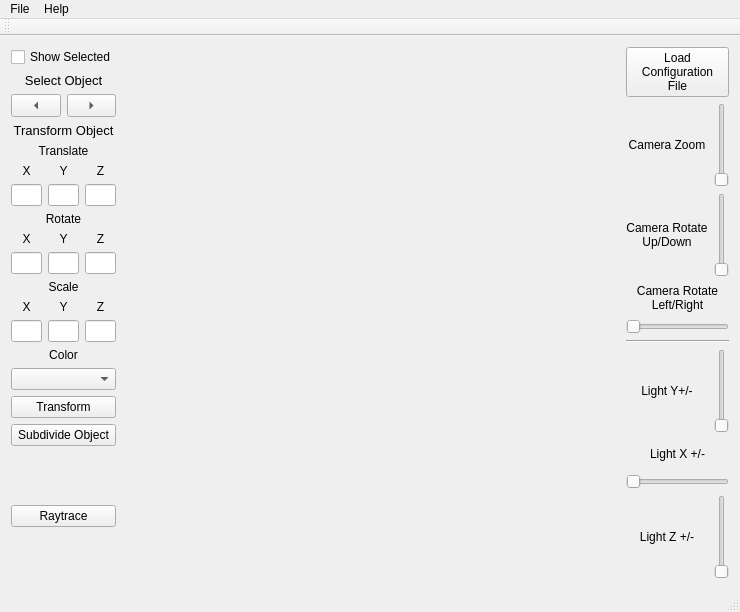
<?xml version="1.0" encoding="UTF-8"?>
<ui version="4.0">
 <class>GraphicsProjectClass</class>
 <widget class="QMainWindow" name="GraphicsProjectClass">
  <property name="geometry">
   <rect>
    <x>0</x>
    <y>0</y>
    <width>740</width>
    <height>612</height>
   </rect>
  </property>
  <property name="windowTitle">
   <string>GraphicsProject</string>
  </property>
  <widget class="QWidget" name="centralWidget">
   <property name="sizePolicy">
    <sizepolicy hsizetype="Preferred" vsizetype="Preferred">
     <horstretch>0</horstretch>
     <verstretch>0</verstretch>
    </sizepolicy>
   </property>
   <property name="layoutDirection">
    <enum>Qt::LeftToRight</enum>
   </property>
   <layout class="QHBoxLayout" name="horizontalLayout" stretch="0,0,0">
    <item>
     <layout class="QVBoxLayout" name="verticalLayout_5">
      <property name="spacing">
       <number>6</number>
      </property>
      <property name="sizeConstraint">
       <enum>QLayout::SetDefaultConstraint</enum>
      </property>
      <property name="leftMargin">
       <number>0</number>
      </property>
      <item>
       <widget class="QCheckBox" name="checkBox">
        <property name="sizePolicy">
         <sizepolicy hsizetype="Minimum" vsizetype="Fixed">
          <horstretch>0</horstretch>
          <verstretch>0</verstretch>
         </sizepolicy>
        </property>
        <property name="text">
         <string>Show Selected</string>
        </property>
       </widget>
      </item>
      <item>
       <widget class="QLabel" name="selectLabel">
        <property name="sizePolicy">
         <sizepolicy hsizetype="Minimum" vsizetype="Minimum">
          <horstretch>0</horstretch>
          <verstretch>0</verstretch>
         </sizepolicy>
        </property>
        <property name="font">
         <font>
          <pointsize>10</pointsize>
         </font>
        </property>
        <property name="text">
         <string>Select Object</string>
        </property>
        <property name="alignment">
         <set>Qt::AlignCenter</set>
        </property>
       </widget>
      </item>
      <item>
       <layout class="QHBoxLayout" name="horizontalLayout_4">
        <property name="sizeConstraint">
         <enum>QLayout::SetDefaultConstraint</enum>
        </property>
        <item>
         <widget class="QToolButton" name="prevButton">
          <property name="sizePolicy">
           <sizepolicy hsizetype="Minimum" vsizetype="Fixed">
            <horstretch>0</horstretch>
            <verstretch>0</verstretch>
           </sizepolicy>
          </property>
          <property name="text">
           <string>...</string>
          </property>
          <property name="arrowType">
           <enum>Qt::LeftArrow</enum>
          </property>
         </widget>
        </item>
        <item>
         <widget class="QToolButton" name="nextButton">
          <property name="sizePolicy">
           <sizepolicy hsizetype="Minimum" vsizetype="Fixed">
            <horstretch>0</horstretch>
            <verstretch>0</verstretch>
           </sizepolicy>
          </property>
          <property name="text">
           <string>...</string>
          </property>
          <property name="arrowType">
           <enum>Qt::RightArrow</enum>
          </property>
         </widget>
        </item>
       </layout>
      </item>
      <item>
       <layout class="QVBoxLayout" name="verticalLayout_6">
        <item>
         <widget class="QLabel" name="transformLabel">
          <property name="sizePolicy">
           <sizepolicy hsizetype="Minimum" vsizetype="Preferred">
            <horstretch>0</horstretch>
            <verstretch>0</verstretch>
           </sizepolicy>
          </property>
          <property name="font">
           <font>
            <pointsize>10</pointsize>
           </font>
          </property>
          <property name="text">
           <string>Transform Object</string>
          </property>
          <property name="alignment">
           <set>Qt::AlignCenter</set>
          </property>
         </widget>
        </item>
        <item>
         <widget class="QLabel" name="translateLabel">
          <property name="sizePolicy">
           <sizepolicy hsizetype="Minimum" vsizetype="Preferred">
            <horstretch>0</horstretch>
            <verstretch>0</verstretch>
           </sizepolicy>
          </property>
          <property name="text">
           <string>Translate</string>
          </property>
          <property name="alignment">
           <set>Qt::AlignCenter</set>
          </property>
         </widget>
        </item>
        <item>
         <layout class="QHBoxLayout" name="horizontalLayout_5">
          <item>
           <layout class="QVBoxLayout" name="verticalLayout_7">
            <property name="rightMargin">
             <number>0</number>
            </property>
            <item>
             <widget class="QLabel" name="label">
              <property name="sizePolicy">
               <sizepolicy hsizetype="Minimum" vsizetype="Preferred">
                <horstretch>0</horstretch>
                <verstretch>0</verstretch>
               </sizepolicy>
              </property>
              <property name="text">
               <string>X</string>
              </property>
              <property name="alignment">
               <set>Qt::AlignCenter</set>
              </property>
             </widget>
            </item>
            <item>
             <widget class="QLineEdit" name="transXEdit">
              <property name="sizePolicy">
               <sizepolicy hsizetype="Ignored" vsizetype="Fixed">
                <horstretch>0</horstretch>
                <verstretch>0</verstretch>
               </sizepolicy>
              </property>
              <property name="minimumSize">
               <size>
                <width>0</width>
                <height>0</height>
               </size>
              </property>
              <property name="alignment">
               <set>Qt::AlignCenter</set>
              </property>
             </widget>
            </item>
           </layout>
          </item>
          <item>
           <layout class="QVBoxLayout" name="verticalLayout_8">
            <property name="rightMargin">
             <number>0</number>
            </property>
            <item>
             <widget class="QLabel" name="label_2">
              <property name="sizePolicy">
               <sizepolicy hsizetype="Minimum" vsizetype="Preferred">
                <horstretch>0</horstretch>
                <verstretch>0</verstretch>
               </sizepolicy>
              </property>
              <property name="text">
               <string>Y</string>
              </property>
              <property name="alignment">
               <set>Qt::AlignCenter</set>
              </property>
             </widget>
            </item>
            <item>
             <widget class="QLineEdit" name="transYEdit">
              <property name="sizePolicy">
               <sizepolicy hsizetype="Ignored" vsizetype="Fixed">
                <horstretch>0</horstretch>
                <verstretch>0</verstretch>
               </sizepolicy>
              </property>
              <property name="alignment">
               <set>Qt::AlignCenter</set>
              </property>
             </widget>
            </item>
           </layout>
          </item>
          <item>
           <layout class="QVBoxLayout" name="verticalLayout_9">
            <property name="rightMargin">
             <number>0</number>
            </property>
            <item>
             <widget class="QLabel" name="label_3">
              <property name="sizePolicy">
               <sizepolicy hsizetype="Minimum" vsizetype="Preferred">
                <horstretch>0</horstretch>
                <verstretch>0</verstretch>
               </sizepolicy>
              </property>
              <property name="text">
               <string>Z</string>
              </property>
              <property name="alignment">
               <set>Qt::AlignCenter</set>
              </property>
             </widget>
            </item>
            <item>
             <widget class="QLineEdit" name="transZEdit">
              <property name="sizePolicy">
               <sizepolicy hsizetype="Ignored" vsizetype="Fixed">
                <horstretch>0</horstretch>
                <verstretch>0</verstretch>
               </sizepolicy>
              </property>
              <property name="alignment">
               <set>Qt::AlignCenter</set>
              </property>
             </widget>
            </item>
           </layout>
          </item>
         </layout>
        </item>
        <item>
         <widget class="QLabel" name="rotateLabel">
          <property name="sizePolicy">
           <sizepolicy hsizetype="Minimum" vsizetype="Preferred">
            <horstretch>0</horstretch>
            <verstretch>0</verstretch>
           </sizepolicy>
          </property>
          <property name="text">
           <string>Rotate</string>
          </property>
          <property name="alignment">
           <set>Qt::AlignCenter</set>
          </property>
         </widget>
        </item>
        <item>
         <layout class="QHBoxLayout" name="horizontalLayout_7">
          <property name="bottomMargin">
           <number>0</number>
          </property>
          <item>
           <layout class="QVBoxLayout" name="verticalLayout_10">
            <property name="rightMargin">
             <number>0</number>
            </property>
            <item>
             <widget class="QLabel" name="label_4">
              <property name="sizePolicy">
               <sizepolicy hsizetype="Minimum" vsizetype="Preferred">
                <horstretch>0</horstretch>
                <verstretch>0</verstretch>
               </sizepolicy>
              </property>
              <property name="text">
               <string>X</string>
              </property>
              <property name="alignment">
               <set>Qt::AlignCenter</set>
              </property>
             </widget>
            </item>
            <item>
             <widget class="QLineEdit" name="rotXEdit">
              <property name="sizePolicy">
               <sizepolicy hsizetype="Ignored" vsizetype="Fixed">
                <horstretch>0</horstretch>
                <verstretch>0</verstretch>
               </sizepolicy>
              </property>
              <property name="alignment">
               <set>Qt::AlignCenter</set>
              </property>
             </widget>
            </item>
           </layout>
          </item>
          <item>
           <layout class="QVBoxLayout" name="verticalLayout_12">
            <property name="rightMargin">
             <number>0</number>
            </property>
            <item>
             <widget class="QLabel" name="label_5">
              <property name="sizePolicy">
               <sizepolicy hsizetype="Minimum" vsizetype="Preferred">
                <horstretch>0</horstretch>
                <verstretch>0</verstretch>
               </sizepolicy>
              </property>
              <property name="text">
               <string>Y</string>
              </property>
              <property name="alignment">
               <set>Qt::AlignCenter</set>
              </property>
             </widget>
            </item>
            <item>
             <widget class="QLineEdit" name="rotYEdit">
              <property name="sizePolicy">
               <sizepolicy hsizetype="Ignored" vsizetype="Fixed">
                <horstretch>0</horstretch>
                <verstretch>0</verstretch>
               </sizepolicy>
              </property>
              <property name="alignment">
               <set>Qt::AlignCenter</set>
              </property>
             </widget>
            </item>
           </layout>
          </item>
          <item>
           <layout class="QVBoxLayout" name="verticalLayout_13">
            <item>
             <widget class="QLabel" name="label_6">
              <property name="sizePolicy">
               <sizepolicy hsizetype="Minimum" vsizetype="Preferred">
                <horstretch>0</horstretch>
                <verstretch>0</verstretch>
               </sizepolicy>
              </property>
              <property name="text">
               <string>Z</string>
              </property>
              <property name="alignment">
               <set>Qt::AlignCenter</set>
              </property>
             </widget>
            </item>
            <item>
             <widget class="QLineEdit" name="rotZEdit">
              <property name="sizePolicy">
               <sizepolicy hsizetype="Ignored" vsizetype="Fixed">
                <horstretch>0</horstretch>
                <verstretch>0</verstretch>
               </sizepolicy>
              </property>
              <property name="alignment">
               <set>Qt::AlignCenter</set>
              </property>
             </widget>
            </item>
           </layout>
          </item>
         </layout>
        </item>
        <item>
         <widget class="QLabel" name="scaleLabel">
          <property name="sizePolicy">
           <sizepolicy hsizetype="Minimum" vsizetype="Preferred">
            <horstretch>0</horstretch>
            <verstretch>0</verstretch>
           </sizepolicy>
          </property>
          <property name="text">
           <string>Scale</string>
          </property>
          <property name="alignment">
           <set>Qt::AlignCenter</set>
          </property>
         </widget>
        </item>
        <item>
         <layout class="QHBoxLayout" name="horizontalLayout_8">
          <property name="bottomMargin">
           <number>0</number>
          </property>
          <item>
           <layout class="QVBoxLayout" name="verticalLayout_11">
            <property name="rightMargin">
             <number>0</number>
            </property>
            <item>
             <widget class="QLabel" name="label_7">
              <property name="sizePolicy">
               <sizepolicy hsizetype="Minimum" vsizetype="Preferred">
                <horstretch>0</horstretch>
                <verstretch>0</verstretch>
               </sizepolicy>
              </property>
              <property name="text">
               <string>X</string>
              </property>
              <property name="alignment">
               <set>Qt::AlignCenter</set>
              </property>
             </widget>
            </item>
            <item>
             <widget class="QLineEdit" name="scaleXEdit">
              <property name="sizePolicy">
               <sizepolicy hsizetype="Ignored" vsizetype="Fixed">
                <horstretch>0</horstretch>
                <verstretch>0</verstretch>
               </sizepolicy>
              </property>
              <property name="alignment">
               <set>Qt::AlignCenter</set>
              </property>
             </widget>
            </item>
           </layout>
          </item>
          <item>
           <layout class="QVBoxLayout" name="verticalLayout_14">
            <item>
             <widget class="QLabel" name="label_8">
              <property name="sizePolicy">
               <sizepolicy hsizetype="Minimum" vsizetype="Preferred">
                <horstretch>0</horstretch>
                <verstretch>0</verstretch>
               </sizepolicy>
              </property>
              <property name="text">
               <string>Y</string>
              </property>
              <property name="alignment">
               <set>Qt::AlignCenter</set>
              </property>
             </widget>
            </item>
            <item>
             <widget class="QLineEdit" name="scaleYEdit">
              <property name="sizePolicy">
               <sizepolicy hsizetype="Ignored" vsizetype="Fixed">
                <horstretch>0</horstretch>
                <verstretch>0</verstretch>
               </sizepolicy>
              </property>
              <property name="alignment">
               <set>Qt::AlignCenter</set>
              </property>
             </widget>
            </item>
           </layout>
          </item>
          <item>
           <layout class="QVBoxLayout" name="verticalLayout_15">
            <item>
             <widget class="QLabel" name="label_9">
              <property name="sizePolicy">
               <sizepolicy hsizetype="Minimum" vsizetype="Preferred">
                <horstretch>0</horstretch>
                <verstretch>0</verstretch>
               </sizepolicy>
              </property>
              <property name="text">
               <string>Z</string>
              </property>
              <property name="alignment">
               <set>Qt::AlignCenter</set>
              </property>
             </widget>
            </item>
            <item>
             <widget class="QLineEdit" name="scaleZEdit">
              <property name="sizePolicy">
               <sizepolicy hsizetype="Ignored" vsizetype="Fixed">
                <horstretch>0</horstretch>
                <verstretch>0</verstretch>
               </sizepolicy>
              </property>
              <property name="alignment">
               <set>Qt::AlignCenter</set>
              </property>
             </widget>
            </item>
           </layout>
          </item>
         </layout>
        </item>
        <item>
         <widget class="QLabel" name="colorLabel">
          <property name="text">
           <string>Color</string>
          </property>
          <property name="alignment">
           <set>Qt::AlignCenter</set>
          </property>
         </widget>
        </item>
        <item>
         <widget class="QComboBox" name="colorPicker">
          <property name="maxVisibleItems">
           <number>20</number>
          </property>
         </widget>
        </item>
        <item>
         <widget class="QPushButton" name="transformButton">
          <property name="text">
           <string>Transform</string>
          </property>
         </widget>
        </item>
       </layout>
      </item>
      <item>
       <widget class="QPushButton" name="subdivideButton">
        <property name="text">
         <string>Subdivide Object</string>
        </property>
       </widget>
      </item>
      <item>
       <spacer name="verticalSpacer">
        <property name="orientation">
         <enum>Qt::Vertical</enum>
        </property>
        <property name="sizeHint" stdset="0">
         <size>
          <width>20</width>
          <height>40</height>
         </size>
        </property>
       </spacer>
      </item>
      <item>
       <widget class="QPushButton" name="raytraceButton">
        <property name="text">
         <string>Raytrace</string>
        </property>
       </widget>
      </item>
      <item>
       <spacer name="verticalSpacer_2">
        <property name="orientation">
         <enum>Qt::Vertical</enum>
        </property>
        <property name="sizeHint" stdset="0">
         <size>
          <width>20</width>
          <height>40</height>
         </size>
        </property>
       </spacer>
      </item>
     </layout>
    </item>
    <item>
     <layout class="QVBoxLayout" name="verticalLayout" stretch="0">
      <property name="spacing">
       <number>6</number>
      </property>
      <item>
       <widget class="MyGLWidget" name="widget" native="true">
        <property name="sizePolicy">
         <sizepolicy hsizetype="Expanding" vsizetype="Preferred">
          <horstretch>0</horstretch>
          <verstretch>0</verstretch>
         </sizepolicy>
        </property>
        <property name="minimumSize">
         <size>
          <width>0</width>
          <height>0</height>
         </size>
        </property>
        <property name="layoutDirection">
         <enum>Qt::RightToLeft</enum>
        </property>
       </widget>
      </item>
     </layout>
    </item>
    <item>
     <layout class="QVBoxLayout" name="verticalLayout_2" stretch="0,0,0,0,0,0,0,0">
      <property name="spacing">
       <number>6</number>
      </property>
      <item>
       <widget class="QPushButton" name="loadConfigFileButton">
        <property name="sizePolicy">
         <sizepolicy hsizetype="Preferred" vsizetype="Fixed">
          <horstretch>0</horstretch>
          <verstretch>0</verstretch>
         </sizepolicy>
        </property>
        <property name="text">
         <string>Load
Configuration
File</string>
        </property>
       </widget>
      </item>
      <item>
       <layout class="QHBoxLayout" name="horizontalLayout_2">
        <item>
         <widget class="QLabel" name="cameraZoomLabel">
          <property name="frameShape">
           <enum>QFrame::NoFrame</enum>
          </property>
          <property name="text">
           <string>Camera Zoom</string>
          </property>
          <property name="alignment">
           <set>Qt::AlignCenter</set>
          </property>
         </widget>
        </item>
        <item>
         <widget class="CameraSlider" name="zoomSlider">
          <property name="sizePolicy">
           <sizepolicy hsizetype="Fixed" vsizetype="Minimum">
            <horstretch>0</horstretch>
            <verstretch>0</verstretch>
           </sizepolicy>
          </property>
          <property name="orientation">
           <enum>Qt::Vertical</enum>
          </property>
         </widget>
        </item>
       </layout>
      </item>
      <item>
       <layout class="QHBoxLayout" name="horizontalLayout_3">
        <item>
         <widget class="QLabel" name="cameraRotateUDLabel">
          <property name="text">
           <string>Camera Rotate
Up/Down</string>
          </property>
          <property name="alignment">
           <set>Qt::AlignCenter</set>
          </property>
         </widget>
        </item>
        <item>
         <widget class="CameraSlider" name="rotateUDSlider">
          <property name="sizePolicy">
           <sizepolicy hsizetype="Fixed" vsizetype="Minimum">
            <horstretch>0</horstretch>
            <verstretch>0</verstretch>
           </sizepolicy>
          </property>
          <property name="orientation">
           <enum>Qt::Vertical</enum>
          </property>
         </widget>
        </item>
       </layout>
      </item>
      <item>
       <layout class="QVBoxLayout" name="verticalLayout_3">
        <item>
         <widget class="QLabel" name="cameraRotateLRLabel">
          <property name="sizePolicy">
           <sizepolicy hsizetype="Preferred" vsizetype="Preferred">
            <horstretch>0</horstretch>
            <verstretch>0</verstretch>
           </sizepolicy>
          </property>
          <property name="text">
           <string>Camera Rotate
Left/Right</string>
          </property>
          <property name="alignment">
           <set>Qt::AlignCenter</set>
          </property>
         </widget>
        </item>
        <item>
         <widget class="CameraSlider" name="rotateLRSlider">
          <property name="sizePolicy">
           <sizepolicy hsizetype="Minimum" vsizetype="Fixed">
            <horstretch>0</horstretch>
            <verstretch>0</verstretch>
           </sizepolicy>
          </property>
          <property name="orientation">
           <enum>Qt::Horizontal</enum>
          </property>
         </widget>
        </item>
       </layout>
      </item>
      <item>
       <widget class="Line" name="line">
        <property name="orientation">
         <enum>Qt::Horizontal</enum>
        </property>
       </widget>
      </item>
      <item>
       <layout class="QHBoxLayout" name="horizontalLayout_6">
        <item>
         <widget class="QLabel" name="lightYLabel">
          <property name="text">
           <string>Light Y+/-</string>
          </property>
          <property name="alignment">
           <set>Qt::AlignCenter</set>
          </property>
         </widget>
        </item>
        <item>
         <widget class="CameraSlider" name="lightYSlider">
          <property name="sizePolicy">
           <sizepolicy hsizetype="Fixed" vsizetype="Minimum">
            <horstretch>0</horstretch>
            <verstretch>0</verstretch>
           </sizepolicy>
          </property>
          <property name="orientation">
           <enum>Qt::Vertical</enum>
          </property>
         </widget>
        </item>
       </layout>
      </item>
      <item>
       <layout class="QVBoxLayout" name="verticalLayout_4">
        <item>
         <widget class="QLabel" name="lightXLabel">
          <property name="text">
           <string>Light X +/-</string>
          </property>
          <property name="alignment">
           <set>Qt::AlignCenter</set>
          </property>
         </widget>
        </item>
        <item>
         <widget class="CameraSlider" name="lightXSlider">
          <property name="sizePolicy">
           <sizepolicy hsizetype="Minimum" vsizetype="Fixed">
            <horstretch>0</horstretch>
            <verstretch>0</verstretch>
           </sizepolicy>
          </property>
          <property name="orientation">
           <enum>Qt::Horizontal</enum>
          </property>
         </widget>
        </item>
       </layout>
      </item>
      <item>
       <layout class="QHBoxLayout" name="horizontalLayout_9">
        <item>
         <widget class="QLabel" name="lightZLabel">
          <property name="text">
           <string>Light Z +/-</string>
          </property>
          <property name="alignment">
           <set>Qt::AlignCenter</set>
          </property>
         </widget>
        </item>
        <item>
         <widget class="CameraSlider" name="lightZSlider">
          <property name="sizePolicy">
           <sizepolicy hsizetype="Fixed" vsizetype="Minimum">
            <horstretch>0</horstretch>
            <verstretch>0</verstretch>
           </sizepolicy>
          </property>
          <property name="orientation">
           <enum>Qt::Vertical</enum>
          </property>
         </widget>
        </item>
       </layout>
      </item>
     </layout>
    </item>
   </layout>
  </widget>
  <widget class="QMenuBar" name="menuBar">
   <property name="geometry">
    <rect>
     <x>0</x>
     <y>0</y>
     <width>740</width>
     <height>21</height>
    </rect>
   </property>
   <widget class="QMenu" name="menuFile">
    <property name="title">
     <string>File</string>
    </property>
    <addaction name="actionLoad_Config_File"/>
   </widget>
   <widget class="QMenu" name="menuHelp">
    <property name="title">
     <string>Help</string>
    </property>
    <addaction name="actionHelp"/>
   </widget>
   <addaction name="menuFile"/>
   <addaction name="menuHelp"/>
  </widget>
  <widget class="QToolBar" name="mainToolBar">
   <attribute name="toolBarArea">
    <enum>TopToolBarArea</enum>
   </attribute>
   <attribute name="toolBarBreak">
    <bool>false</bool>
   </attribute>
  </widget>
  <widget class="QStatusBar" name="statusBar"/>
  <action name="actionLoad_Config_File">
   <property name="text">
    <string>Load Config File</string>
   </property>
  </action>
  <action name="actionHelp">
   <property name="text">
    <string>Help</string>
   </property>
  </action>
 </widget>
 <layoutdefault spacing="6" margin="11"/>
 <customwidgets>
  <customwidget>
   <class>MyGLWidget</class>
   <extends>QWidget</extends>
   <header>MyGLWidget.h</header>
   <container>1</container>
   <slots>
    <signal>display(int)</signal>
    <slot>cameraZoomChanged(Camera::MoveDirection)</slot>
    <slot>cameraRotateLRChanged(Camera::MoveDirection)</slot>
    <slot>cameraRotateUDChanged(Camera::MoveDirection)</slot>
    <slot>lightZChanged(Camera::MoveDirection)</slot>
    <slot>lightYChanged(Camera::MoveDirection)</slot>
    <slot>lightXChanged(Camera::MoveDirection)</slot>
    <slot>showSelected(bool)</slot>
    <slot>selectNext()</slot>
    <slot>selectPrev()</slot>
    <slot>transform()</slot>
    <slot>subdivide()</slot>
    <slot>raytrace()</slot>
   </slots>
  </customwidget>
  <customwidget>
   <class>CameraSlider</class>
   <extends>QSlider</extends>
   <header location="global">CameraSlider.h</header>
   <slots>
    <signal>cameraMove(Camera::MoveDirection)</signal>
   </slots>
  </customwidget>
 </customwidgets>
 <resources>
  <include location="GraphicsProject.qrc"/>
 </resources>
 <connections>
  <connection>
   <sender>zoomSlider</sender>
   <signal>cameraMove(Camera::MoveDirection)</signal>
   <receiver>widget</receiver>
   <slot>cameraZoomChanged(Camera::MoveDirection)</slot>
   <hints>
    <hint type="sourcelabel">
     <x>728</x>
     <y>180</y>
    </hint>
    <hint type="destinationlabel">
     <x>421</x>
     <y>139</y>
    </hint>
   </hints>
  </connection>
  <connection>
   <sender>rotateUDSlider</sender>
   <signal>cameraMove(Camera::MoveDirection)</signal>
   <receiver>widget</receiver>
   <slot>cameraRotateUDChanged(Camera::MoveDirection)</slot>
   <hints>
    <hint type="sourcelabel">
     <x>728</x>
     <y>272</y>
    </hint>
    <hint type="destinationlabel">
     <x>443</x>
     <y>218</y>
    </hint>
   </hints>
  </connection>
  <connection>
   <sender>rotateLRSlider</sender>
   <signal>cameraMove(Camera::MoveDirection)</signal>
   <receiver>widget</receiver>
   <slot>cameraRotateLRChanged(Camera::MoveDirection)</slot>
   <hints>
    <hint type="sourcelabel">
     <x>728</x>
     <y>334</y>
    </hint>
    <hint type="destinationlabel">
     <x>455</x>
     <y>326</y>
    </hint>
   </hints>
  </connection>
  <connection>
   <sender>loadConfigFileButton</sender>
   <signal>clicked()</signal>
   <receiver>GraphicsProjectClass</receiver>
   <slot>onLoadConfigFileTriggered()</slot>
   <hints>
    <hint type="sourcelabel">
     <x>729</x>
     <y>89</y>
    </hint>
    <hint type="destinationlabel">
     <x>520</x>
     <y>39</y>
    </hint>
   </hints>
  </connection>
  <connection>
   <sender>lightYSlider</sender>
   <signal>cameraMove(Camera::MoveDirection)</signal>
   <receiver>widget</receiver>
   <slot>lightYChanged(Camera::MoveDirection)</slot>
   <hints>
    <hint type="sourcelabel">
     <x>728</x>
     <y>435</y>
    </hint>
    <hint type="destinationlabel">
     <x>438</x>
     <y>258</y>
    </hint>
   </hints>
  </connection>
  <connection>
   <sender>lightZSlider</sender>
   <signal>cameraMove(Camera::MoveDirection)</signal>
   <receiver>widget</receiver>
   <slot>lightZChanged(Camera::MoveDirection)</slot>
   <hints>
    <hint type="sourcelabel">
     <x>728</x>
     <y>580</y>
    </hint>
    <hint type="destinationlabel">
     <x>444</x>
     <y>355</y>
    </hint>
   </hints>
  </connection>
  <connection>
   <sender>lightXSlider</sender>
   <signal>cameraMove(Camera::MoveDirection)</signal>
   <receiver>widget</receiver>
   <slot>lightXChanged(Camera::MoveDirection)</slot>
   <hints>
    <hint type="sourcelabel">
     <x>728</x>
     <y>488</y>
    </hint>
    <hint type="destinationlabel">
     <x>437</x>
     <y>300</y>
    </hint>
   </hints>
  </connection>
  <connection>
   <sender>checkBox</sender>
   <signal>clicked(bool)</signal>
   <receiver>widget</receiver>
   <slot>showSelected(bool)</slot>
   <hints>
    <hint type="sourcelabel">
     <x>47</x>
     <y>50</y>
    </hint>
    <hint type="destinationlabel">
     <x>169</x>
     <y>63</y>
    </hint>
   </hints>
  </connection>
  <connection>
   <sender>nextButton</sender>
   <signal>clicked()</signal>
   <receiver>widget</receiver>
   <slot>selectNext()</slot>
   <hints>
    <hint type="sourcelabel">
     <x>95</x>
     <y>102</y>
    </hint>
    <hint type="destinationlabel">
     <x>147</x>
     <y>119</y>
    </hint>
   </hints>
  </connection>
  <connection>
   <sender>prevButton</sender>
   <signal>clicked()</signal>
   <receiver>widget</receiver>
   <slot>selectPrev()</slot>
   <hints>
    <hint type="sourcelabel">
     <x>43</x>
     <y>110</y>
    </hint>
    <hint type="destinationlabel">
     <x>140</x>
     <y>136</y>
    </hint>
   </hints>
  </connection>
  <connection>
   <sender>transformButton</sender>
   <signal>clicked()</signal>
   <receiver>widget</receiver>
   <slot>transform()</slot>
   <hints>
    <hint type="sourcelabel">
     <x>103</x>
     <y>400</y>
    </hint>
    <hint type="destinationlabel">
     <x>150</x>
     <y>403</y>
    </hint>
   </hints>
  </connection>
  <connection>
   <sender>subdivideButton</sender>
   <signal>clicked()</signal>
   <receiver>widget</receiver>
   <slot>subdivide()</slot>
   <hints>
    <hint type="sourcelabel">
     <x>105</x>
     <y>434</y>
    </hint>
    <hint type="destinationlabel">
     <x>137</x>
     <y>433</y>
    </hint>
   </hints>
  </connection>
  <connection>
   <sender>raytraceButton</sender>
   <signal>clicked()</signal>
   <receiver>widget</receiver>
   <slot>raytrace()</slot>
   <hints>
    <hint type="sourcelabel">
     <x>103</x>
     <y>513</y>
    </hint>
    <hint type="destinationlabel">
     <x>131</x>
     <y>514</y>
    </hint>
   </hints>
  </connection>
 </connections>
 <slots>
  <slot>onLoadConfigFileTriggered()</slot>
 </slots>
</ui>
